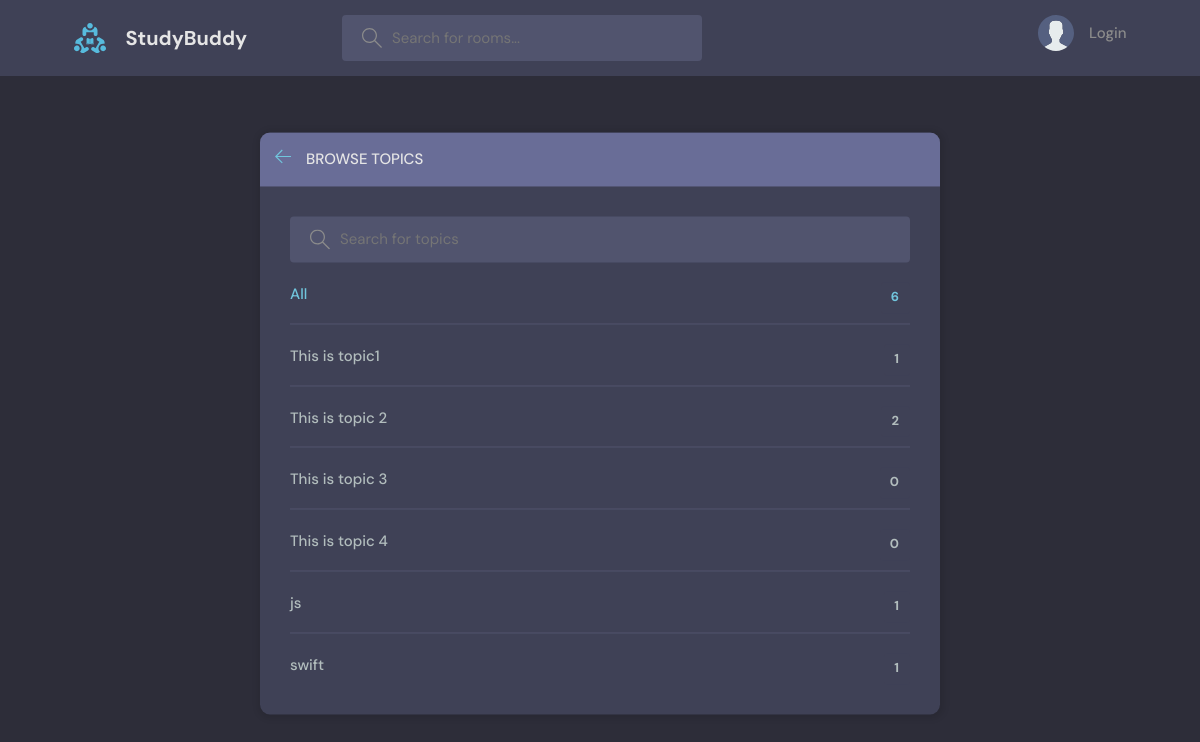
Page /topics/ on the committed database.
### base/models.py (models this page shows, shortened)
class Topic(models.Model):
    name = models.CharField(max_length=200)
    updated = models.DateTimeField(auto_now=True)
    created = models.DateTimeField(auto_now_add=True)

### base/views.py (the view)
# urls.py: path("topics/", views.topicsPage, name="topics"),
def topicsPage(request):
    q = request.GET.get("q") if request.GET.get("q") != None else ""
    topics = Topic.objects.filter(name__icontains=q)
    return render(request, "base/topics.html", {"topics": topics})

### base/templates/base/topics.html (shortened to what this page needs)
{% extends 'main.html' %}
{% block content %}
<main class="create-room layout">
  <div class="container">
    <div class="layout__box">
      <div class="layout__boxHeader">
        <div class="layout__boxTitle">
          <a href="{% url 'home' %}">
            <svg version="1.1" xmlns="http://www.w3.org/2000/svg" width="32" height="32" viewBox="0 0 32 32">
              <title>arrow-left</title>
              <path
                d="M13.723 2.286l-13.723 13.714 13.719 13.714 1.616-1.611-10.96-10.96h27.625v-2.286h-27.625l10.965-10.965-1.616-1.607z">
              </path>
            </svg>
          </a>
          <h3>Browse Topics</h3>
        </div>
      </div>
      <div class="topics-page layout__body">
        <form action="" method="GET" class="header__search">
          <label>
            <input name="q" placeholder="Search for topics" />
          </label>
        </form>
        <ul class="topics__list">
          <li>
            <a href="{% url 'topics' %}" class="active">All <span>{{topics.count}}</span></a>
          </li>
          {% for topic in topics %}
          <li>
            <a href="{% url 'home' %}?q={{topic.name}}">{{ topic.name }} <span>{{topic.room_set.all.count}}</span></a>
          </li>
          {% endfor %}
        </ul>
      </div>
    </div>
  </div>
</main>
{% endblock content %}

### static/styles/style.css (style rules this page uses)
:root { --color-main: #71c6dd; --color-main-light: #e1f6fb; --color-dark: #3f4156; --color-dark-medium: #51546e; --color-dark-light: #696d97; --color-light: #e5e5e5; --color-gray: #8b8b8b; --color-light-gray: #b2bdbd; --color-bg: #2d2d39; --color-success: #5dd693; --color-error: #fc4b0b; }
* { font-family: "DM Sans", -apple-system, BlinkMacSystemFont, "Segoe UI", Roboto, Oxygen, Ubuntu, Cantarell, "Open Sans", "Helvetica Neue", sans-serif; margin: 0; padding: 0; box-sizing: border-box; text-rendering: optimizeLegibility; font-size: inherit; }
html { font-size: 56.25%; }
@media only screen and (min-width: 1200px) { html { font-size: 62.5%; } }
body { line-height: 1.6; font-weight: 400; font-size: 1.5rem; color: var(--color-light-gray); background-color: var(--color-bg); min-height: 100vh; }
a { display: inline-block; color: var(--color-main); text-decoration: none; }
.container { max-width: 120rem; width: 90%; margin: auto; }
.header__search > label { background-color: var(--color-dark-medium); padding: 1.3rem 1rem; display: flex; align-items: center; gap: 1rem; border-radius: 4px; }
.header__search svg { fill: var(--color-gray); width: 2rem; height: 2rem; margin-left: 1rem; }
.header__search input { width: 30rem; background: transparent; border: none; outline: none; color: var(--color-light); }
.layout { margin-top: 2.4rem; }
.layout > .container { display: flex; justify-content: space-between; align-items: flex-start; }
.layout__box { width: 90%; max-width: 48rem; min-height: 40rem; position: absolute; top: 50%; left: 50%; transform: translate(-50%, -46%); background-color: var(--color-dark); border-radius: 1rem; box-shadow: 1px 1px 6px 3px rgba(0, 0, 0, 0.1); overflow: hidden; }
.layout__boxHeader { display: flex; padding: 1.5rem; background-color: var(--color-dark-light); }
.layout__boxTitle { display: flex; gap: 1.5rem; align-items: center; }
.layout__boxTitle h3 { text-transform: uppercase; font-weight: 500; color: var(--color-light); }
.layout__boxTitle svg { width: 1.6rem; height: 1.6rem; fill: var(--color-main); }
.layout__body { margin: 3rem; }
.topics__list { list-style: none; }
.topics__list li a { display: flex; justify-content: space-between; margin-bottom: 3rem; font-weight: 500; color: var(--color-light-gray); transition: all 0.3s ease-in-out; }
.topics__list li a.active, .topics__list li a:hover { color: var(--color-main); }
.topics__list li a span { padding: 0.5rem 1rem; background-color: var(--color-dark); border-radius: 3px; font-size: 1.3rem; font-weight: 700; letter-spacing: 1px; }
.topics-page .topics__list li:not(:last-child) a { margin: 2rem 0; padding-bottom: 1rem; text-decoration: none; border-bottom: 1px solid var(--color-dark-medium); }
.topics-page .header__search { display: block; }
.create-room.layout .layout__box { max-width: 68rem; }

### rows in the picture
Topic: name "This is topic1", room_set.all.count "1"
Topic: name "This is topic 2", room_set.all.count "2"
Topic: name "This is topic 3", room_set.all.count "0"
Topic: name "This is topic 4", room_set.all.count "0"
Topic: name "js", room_set.all.count "1"
Topic: name "swift", room_set.all.count "1"

### other values in the picture
{{ topics.count }} "6"
